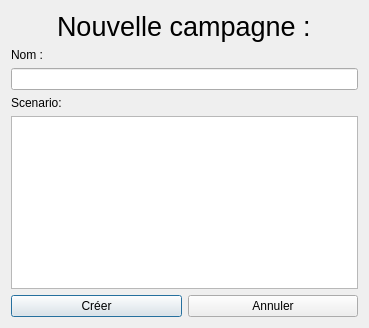
<?xml version="1.0" encoding="UTF-8"?>
<ui version="4.0">
 <class>formNouvelleCampagne</class>
 <widget class="QDialog" name="formNouvelleCampagne">
  <property name="geometry">
   <rect>
    <x>0</x>
    <y>0</y>
    <width>369</width>
    <height>328</height>
   </rect>
  </property>
  <property name="windowTitle">
   <string>Dialog</string>
  </property>
  <layout class="QVBoxLayout" name="verticalLayout">
   <item alignment="Qt::AlignHCenter">
    <widget class="QLabel" name="label">
     <property name="font">
      <font>
       <pointsize>20</pointsize>
      </font>
     </property>
     <property name="text">
      <string>Nouvelle campagne :</string>
     </property>
    </widget>
   </item>
   <item>
    <widget class="QLabel" name="label_3">
     <property name="text">
      <string>Nom :</string>
     </property>
    </widget>
   </item>
   <item>
    <widget class="QLineEdit" name="nomCampagne"/>
   </item>
   <item>
    <widget class="QLabel" name="label_4">
     <property name="text">
      <string>Scenario:</string>
     </property>
    </widget>
   </item>
   <item>
    <widget class="QTextEdit" name="scenarioCampagne"/>
   </item>
   <item>
    <layout class="QHBoxLayout" name="horizontalLayout">
     <property name="topMargin">
      <number>0</number>
     </property>
     <item>
      <widget class="QPushButton" name="creerButton">
       <property name="text">
        <string>Créer</string>
       </property>
      </widget>
     </item>
     <item>
      <widget class="QPushButton" name="annulerButton">
       <property name="text">
        <string>Annuler</string>
       </property>
      </widget>
     </item>
    </layout>
   </item>
  </layout>
 </widget>
 <resources/>
 <connections>
  <connection>
   <sender>annulerButton</sender>
   <signal>clicked()</signal>
   <receiver>formNouvelleCampagne</receiver>
   <slot>close()</slot>
   <hints>
    <hint type="sourcelabel">
     <x>272</x>
     <y>303</y>
    </hint>
    <hint type="destinationlabel">
     <x>184</x>
     <y>163</y>
    </hint>
   </hints>
  </connection>
 </connections>
</ui>
